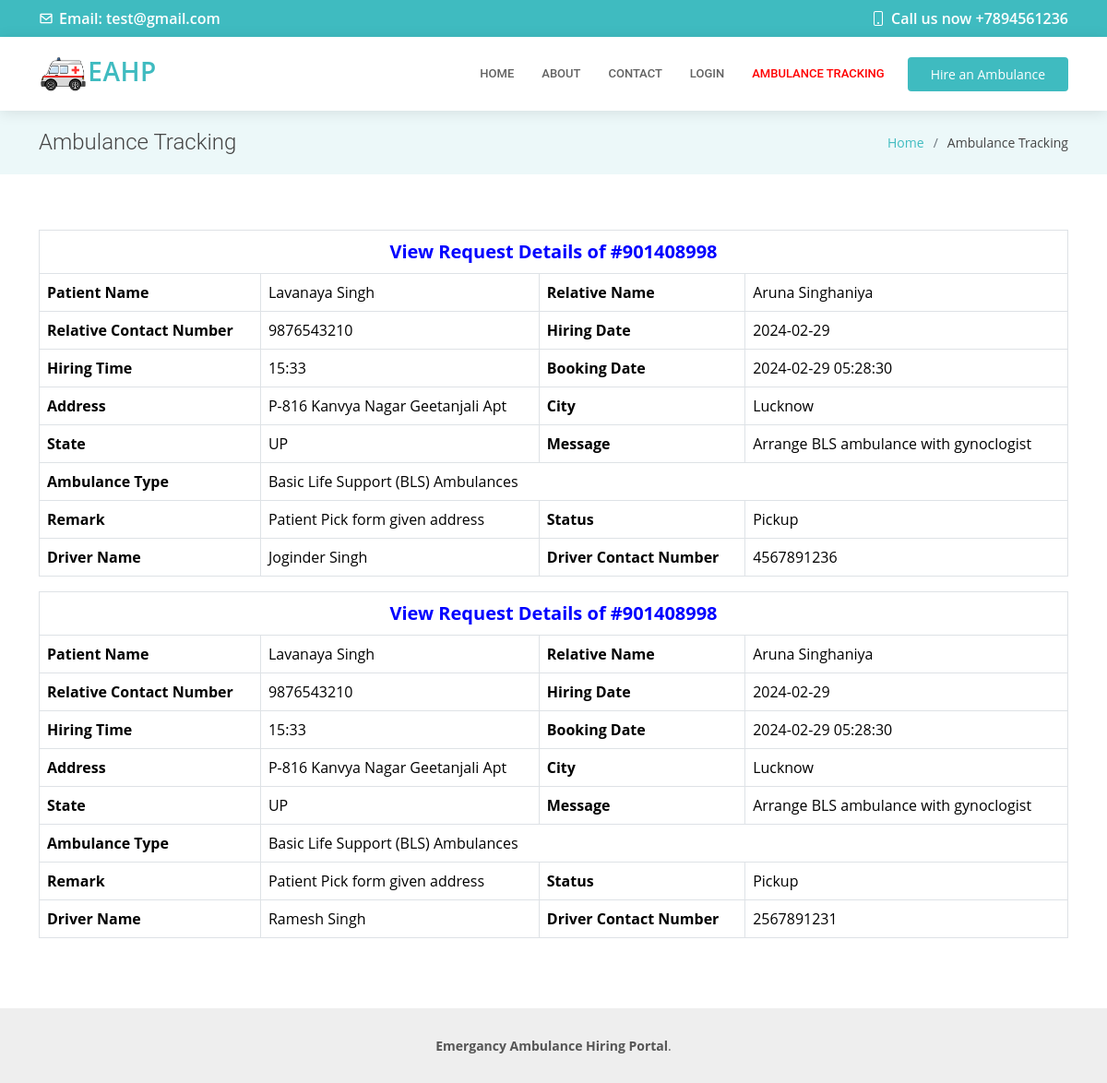
The page /eahp/booking-details.php?id=3 on the database as committed earlier.
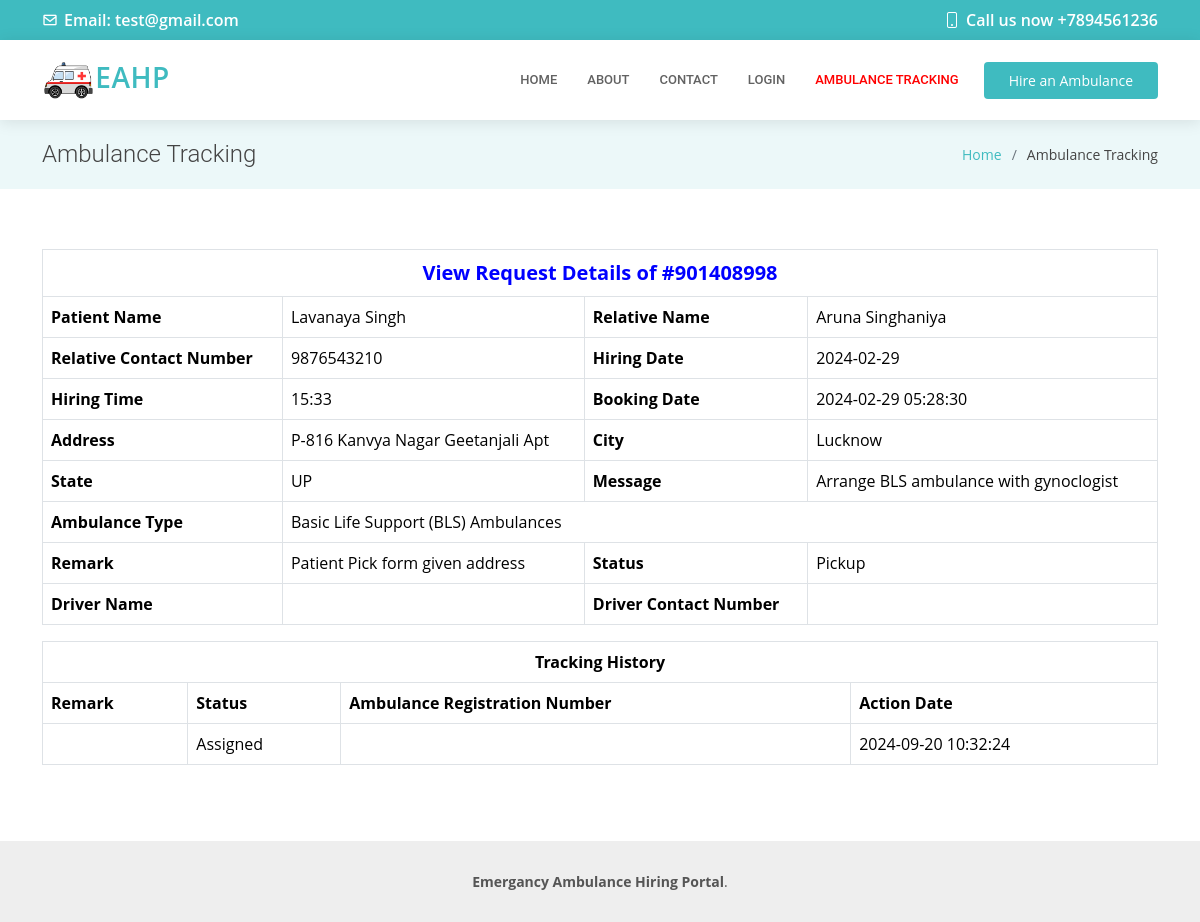
The same page on the database as committed later.
### tables this page shows
CREATE TABLE `tblpage` (
  `ID` int(10) NOT NULL,
  `PageType` varchar(200) DEFAULT NULL,
  `PageTitle` varchar(200) DEFAULT NULL,
  `PageDescription` mediumtext DEFAULT NULL,
  `Email` varchar(200) DEFAULT NULL,
  `MobileNumber` bigint(10) DEFAULT NULL,
  `UpdationDate` timestamp NULL DEFAULT NULL ON UPDATE current_timestamp()
);

CREATE TABLE `tblambulancehiring` (
  `ID` int(11) NOT NULL,
  `BookingNumber` int(10) DEFAULT NULL,
  `PatientName` varchar(250) DEFAULT NULL,
  `RelativeName` varchar(250) DEFAULT NULL,
  `RelativeConNum` bigint(11) DEFAULT NULL,
  `hospital` varchar(255) NOT NULL,
  `UserLocation` varchar(255) NOT NULL,
  `HiringDate` varchar(250) DEFAULT NULL,
  `HiringTime` varchar(250) DEFAULT NULL,
  `AmbulanceType` int(5) DEFAULT NULL,
  `Address` mediumtext DEFAULT NULL,
  `City` mediumtext DEFAULT NULL,
  `State` mediumtext DEFAULT NULL,
  `Message` longtext DEFAULT NULL,
  `BookingDate` timestamp NULL DEFAULT current_timestamp(),
  `Remark` varchar(250) DEFAULT NULL,
  `Status` varchar(250) DEFAULT NULL,
  `AmbulanceRegNo` varchar(250) DEFAULT NULL,
  `UpdationDate` timestamp NULL DEFAULT NULL ON UPDATE current_timestamp()
);

CREATE TABLE `tblambulance` (
  `ID` int(11) NOT NULL,
  `AmbulanceType` varchar(250) DEFAULT NULL,
  `AmbRegNum` varchar(250) DEFAULT NULL,
  `DriverName` varchar(250) DEFAULT NULL,
  `DriverContactNumber` bigint(20) DEFAULT NULL,
  `Ablemail` varchar(255) NOT NULL,
  `Ablpass` varchar(255) NOT NULL,
  `CreationDate` timestamp NULL DEFAULT current_timestamp(),
  `Status` varchar(250) DEFAULT NULL,
  `UpdationDate` timestamp NULL DEFAULT NULL ON UPDATE current_timestamp()
);

CREATE TABLE `tbltrackinghistory` (
  `ID` int(10) NOT NULL,
  `BookingNumber` int(10) DEFAULT NULL,
  `AmbulanceRegNum` varchar(250) DEFAULT NULL,
  `Remark` varchar(250) DEFAULT NULL,
  `Status` varchar(250) DEFAULT NULL,
  `UpdationDate` timestamp NULL DEFAULT current_timestamp()
);

### eahp/booking-details.php (the view, shortened to what the changed rows need)
<?php
include('includes/dbconnection.php');
?>
<!DOCTYPE html>
<html lang="en">
<head>
  <link href="assets/vendor/fontawesome-free/css/all.min.css" rel="stylesheet">
  <link href="assets/vendor/animate.css/animate.min.css" rel="stylesheet">
  <link href="assets/vendor/aos/aos.css" rel="stylesheet">
  <link href="assets/vendor/bootstrap/css/bootstrap.min.css" rel="stylesheet">
  <link href="assets/vendor/bootstrap-icons/bootstrap-icons.css" rel="stylesheet">
  <link href="assets/vendor/boxicons/css/boxicons.min.css" rel="stylesheet">
  <link href="assets/vendor/glightbox/css/glightbox.min.css" rel="stylesheet">
  <link href="assets/vendor/swiper/swiper-bundle.min.css" rel="stylesheet">
  <link href="assets/css/style.css" rel="stylesheet">
</head>
<body>
  <?php include_once('includes/header.php');?>
  <main id="main">
    <section class="breadcrumbs">
      <div class="container">
        <div class="d-flex justify-content-between align-items-center">
          <h2>Ambulance Tracking</h2>
        </div>
      </div>
    </section>
    <section class="inner-page">
      <div class="container">
       <?php
$id = $_GET['id'];
$ret = mysqli_query($con, "SELECT tblambulancehiring.*,tblambulance.AmbRegNum, tblambulance.DriverName,tblambulance.DriverContactNumber FROM tblambulancehiring
    left join tblambulance on tblambulance.AmbRegNum=tblambulancehiring.AmbulanceRegNo  WHERE tblambulancehiring.ID = '$id'");
while ($row = mysqli_fetch_array($ret)) {
?>
<table border="1" class="table table-bordered mg-b-0">
    <tr align="center">
        <th colspan="6" style="font-size:20px;color:blue;text-align: center;">
            View Request Details of #<?php echo $row['BookingNumber']; ?></th>
    </tr>
    <tr>
        <th>Patient Name</th>
        <td><?php echo $row['PatientName']; ?></td>
        <th>Relative Name</th>
        <td><?php echo $row['RelativeName']; ?></td>
    </tr>
    <tr>
    <th>Relative Contact Number</th>
    <td><?php  echo $row['RelativeConNum'];?></td>
    <th>Hiring Date</th>
    <td><?php  echo $row['HiringDate'];?></td>
  </tr>
  <tr>
    <th>Hiring Time</th>
    <td><?php  echo $row['HiringTime'];?></td>
     <th>Booking Date</th>
     <td><?php  echo $row['BookingDate'];?></td>
     <tr>
        <tr>
    <th>Address</th>
    <td><?php  echo $row['Address'];?></td>
    <th>City</th>
    <td><?php  echo $row['City'];?></td>
  </tr>
   <tr>
    <th>State</th>
    <td><?php  echo $row['State'];?></td>
    <th>Message</th>
    <td><?php  echo $row['Message'];?></td>
  </tr>
    <?php
    $atype = $row['AmbulanceType'];
    $ambulanceTypeText = "";
    switch ($atype) {
        case "1":
            $ambulanceTypeText = "Basic Life Support (BLS) Ambulances";
            break;
    }
    ?>
    <tr>
        <th>Ambulance Type</th>
        <td colspan="3"><?php echo $ambulanceTypeText; ?></td>
    </tr>
    <?php if ($row['Remark'] != ''): ?>
    <tr>
        <th>Remark</th>
        <td><?php echo $row['Remark']; ?></td>
        <?php if ($row['Status'] != ''): ?>
        <th>Status</th>
        <td><?php echo $row['Status']; ?></td>
        <?php endif; ?>
    </tr>
    </tr>
    <?php endif; ?>
     <?php if ($row['Status'] != ''){ ?>
    <tr>
       <th>Driver Name</th>
        <td><?php echo $row['DriverName']; ?></td>
         <th>Driver Contact Number</th>
        <td><?php echo $row['DriverContactNumber']; ?></td>
      </tr>
      <?php }?>
</table>
<?php
}
?>
<?php
  $bookingnum=$_GET['bookingnum'];
$query1=mysqli_query($con,"SELECT Remark,Status,UpdationDate,BookingNumber,AmbulanceRegNum FROM tbltrackinghistory
    where BookingNumber='$bookingnum'");
$count=mysqli_num_rows($query1);
if($count>0){
     ?>
 <div class="col-12">
        <table class="table table-bordered" border="1" width="100%">
                                        <tr>
                                            <th colspan="6" style="text-align:center;">Tracking History</th>
                                        </tr>
                                        <tr>
                                            <th>Remark</th>
                                            <th>Status</th>
                                            <th>Ambulance Registration Number </th>
                                            <th>Action Date</th>
                                        </tr>
<?php
while($row1=mysqli_fetch_array($query1))
{
?>
<tr>
<td><?php echo htmlentities($row1['Remark']);?></td>
                 <td> <?php   $pstatus=$row1['Status'];
                 if($pstatus==""){ ?>
<span>New</span>
 <?php } elseif($pstatus=="Assigned"){ ?>
<span>Assigned</span>
 <?php } elseif($pstatus=="On the way"){ ?>
<span>On the Way</span>
 <?php } elseif($pstatus=="Pickup"){ ?>
<span>Patient Pick</span>
 <?php } elseif($pstatus=="Reached"){ ?>
<span>Patient Reached Hospital</span>
 <?php } elseif($pstatus=="Rejected"){ ?>
<span>Rejected</span>
<?php } ?>
</td>
<td><?php echo htmlentities($row1['AmbulanceRegNum']);?></td>
<td><?php echo htmlentities($row1['UpdationDate']);?></td>
</tr>
<?php } ?>
</table>
<?php } ?>
      </div>
    </section>
  </main>
</body>
</html>

### eahp/includes/header.php (shortened to what the changed rows need)
 <div id="topbar" class="d-flex align-items-center fixed-top">
   <div class="container d-flex align-items-center justify-content-center justify-content-md-between">
      <?php
$query=mysqli_query($con,"select * from  tblpage where PageType='contactus'");
while ($row=mysqli_fetch_array($query)) {
?>
     <div class="align-items-center d-none d-md-flex">
       <i class="bx bx-envelope"></i> Email:  <?php  echo $row['Email'];?>
     </div>
     <div class="d-flex align-items-center">
       <i class="bi bi-phone"></i> Call us now +<?php  echo $row['MobileNumber'];?>
     </div><?php } ?>
   </div>
 </div>

Rows that differ between the two databases and show on the page:
no longer on one of the page's lists (row edited): tblambulancehiring: BookingNumber "901408998", PatientName "Lavanaya Singh", RelativeName "Aruna Singhaniya", RelativeConNum "9876543210", HiringDate "2024-02-29", HiringTime "15:33", BookingDate "2024-02-29 05:28:30", Address "P-816 Kanvya Nagar Geetanjali Apt", City "Lucknow", State "UP", Message "Arrange BLS ambulance with gynoclogist", AmbulanceType "Basic Life Support (BLS) Ambulances", Remark "Patient Pick form given address", Status "Pickup", tblambulance.DriverName "Ramesh Singh", tblambulance.DriverContactNumber "2567891231"
changed tblambulancehiring "Lavanaya Singh": tblambulance.DriverName "Joginder Singh" → (not shown); tblambulance.DriverContactNumber "4567891236" → (not shown)
added tbltrackinghistory: Status "Assigned", UpdationDate "2024-09-20 10:32:24"
Other text that changed with them:
text now shown: "Tracking History Remark Status Ambulance Registration Number Action Date"
